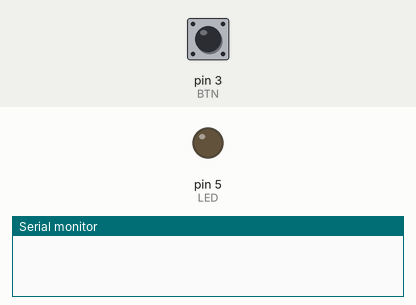
This sketch was run on a simulated Arduino Uno, built with avr-gcc and run on an emulated ATmega328P. Parts: output pins drawn as LEDs (lit = HIGH), the last lines printed to the serial monitor. The inputs (shaded band) are chosen by the test bench; at power-on: pin 3 (BTN) HIGH.

Above: at 1.2 s.
1.3 s: pin 3 (BTN) pulled LOW for 3.2 s
At 2.1 s:
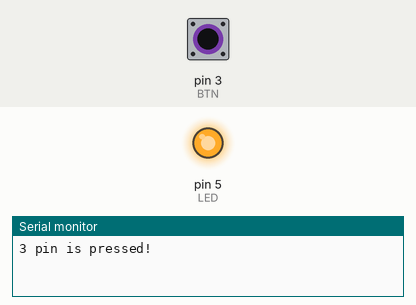
Timing chart, 0 to 6.8 s (numbered marks = the images above; inputs shaded):
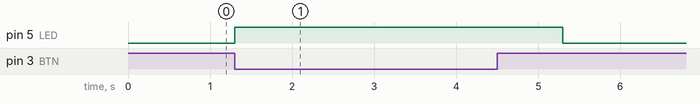

Measured:
- after the input at 1.3 s, pin 5 (LED): LOW → HIGH at once, → LOW 4.0 s later

The sketch:

btn_inPullup_Serial.ino
```cpp
#define BTN 3
#define LED 5

void setup() {
  Serial.begin(9600);
  pinMode(LED,OUTPUT);
  pinMode(BTN,INPUT_PULLUP);
}

void loop() {
  if(digitalRead(BTN)==LOW){
    Serial.print(BTN);
    Serial.println(" pin is pressed!");
    digitalWrite(LED,HIGH);
    delay(1000);
    digitalWrite(LED,LOW);
  }
}
```
